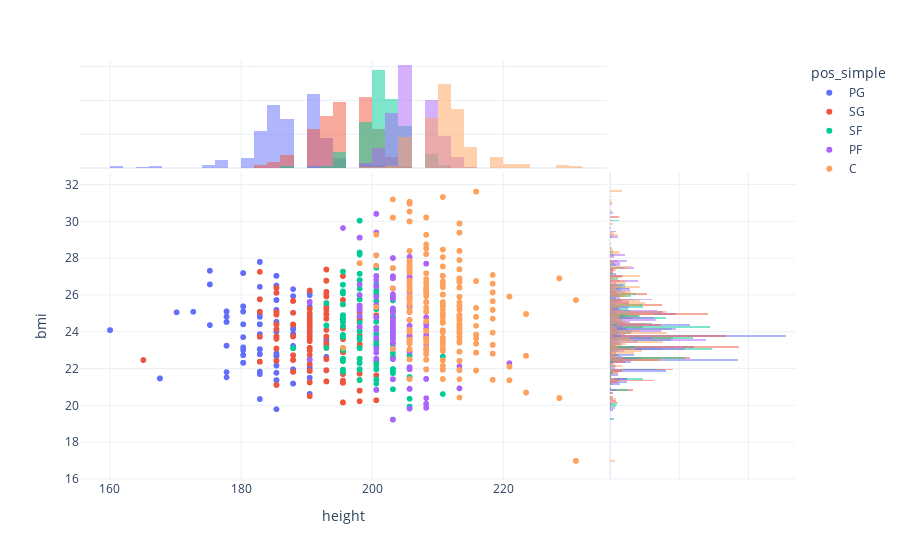

Write notebook code for a chart like this one.
### Markdown cell above
## Scatter plot

The `nba_scatter` functions produce a scatter plot using two columns of 
the data frame.

### Code cell
nba.nba_scatter(nba.df_nba, "height", "bmi")

### Figure 1 — Plotly figure (JSON) as saved in the notebook; plotly's stock layout.template omitted (floating-point values rounded to 4 significant figures; data arrays with more than 128 entries replaced by an {"elided": "..."} marker saying what was removed)
{"data": [{"hovertemplate": "pos_simple=PG<br>height=%{x}<br>bmi=%{y}<extra></extra>", "legendgroup": "PG", "marker": {"color": "#636efa", "symbol": "circle"}, "mode": "markers", "name": "PG", "showlegend": true, "type": "scattergl", "x": {"elided": "1765 float values"}, "xaxis": "x", "y": {"elided": "1765 float values"}, "yaxis": "y"}, {"alignmentgroup": "True", "bingroup": "x", "hovertemplate": "pos_simple=PG<br>height=%{x}<br>count=%{y}<extra></extra>", "legendgroup": "PG", "marker": {"color": "#636efa"}, "name": "PG", "offsetgroup": "PG", "opacity": 0.5, "showlegend": false, "type": "histogram", "x": {"elided": "1765 float values"}, "xaxis": "x3", "yaxis": "y3"}, {"alignmentgroup": "True", "bingroup": "y", "hovertemplate": "pos_simple=PG<br>bmi=%{y}<br>count=%{x}<extra></extra>", "legendgroup": "PG", "marker": {"color": "#636efa"}, "name": "PG", "offsetgroup": "PG", "opacity": 0.5, "showlegend": false, "type": "histogram", "xaxis": "x2", "y": {"elided": "1765 float values"}, "yaxis": "y2"}, {"hovertemplate": "pos_simple=SG<br>height=%{x}<br>bmi=%{y}<extra></extra>", "legendgroup": "SG", "marker": {"color": "#EF553B", "symbol": "circle"}, "mode": "markers", "name": "SG", "showlegend": true, "type": "scattergl", "x": {"elided": "1785 float values"}, "xaxis": "x", "y": {"elided": "1785 float values"}, "yaxis": "y"}, {"alignmentgroup": "True", "bingroup": "x", "hovertemplate": "pos_simple=SG<br>height=%{x}<br>count=%{y}<extra></extra>", "legendgroup": "SG", "marker": {"color": "#EF553B"}, "name": "SG", "offsetgroup": "SG", "opacity": 0.5, "showlegend": false, "type": "histogram", "x": {"elided": "1785 float values"}, "xaxis": "x3", "yaxis": "y3"}, {"alignmentgroup": "True", "bingroup": "y", "hovertemplate": "pos_simple=SG<br>bmi=%{y}<br>count=%{x}<extra></extra>", "legendgroup": "SG", "marker": {"color": "#EF553B"}, "name": "SG", "offsetgroup": "SG", "opacity": 0.5, "showlegend": false, "type": "histogram", "xaxis": "x2", "y": {"elided": "1785 float values"}, "yaxis": "y2"}, {"hovertemplate": "pos_simple=SF<br>height=%{x}<br>bmi=%{y}<extra></extra>", "legendgroup": "SF", "marker": {"color": "#00cc96", "symbol": "circle"}, "mode": "markers", "name": "SF", "showlegend": true, "type": "scattergl", "x": {"elided": "1740 float values"}, "xaxis": "x", "y": {"elided": "1740 float values"}, "yaxis": "y"}, {"alignmentgroup": "True", "bingroup": "x", "hovertemplate": "pos_simple=SF<br>height=%{x}<br>count=%{y}<extra></extra>", "legendgroup": "SF", "marker": {"color": "#00cc96"}, "name": "SF", "offsetgroup": "SF", "opacity": 0.5, "showlegend": false, "type": "histogram", "x": {"elided": "1740 float values"}, "xaxis": "x3", "yaxis": "y3"}, {"alignmentgroup": "True", "bingroup": "y", "hovertemplate": "pos_simple=SF<br>bmi=%{y}<br>count=%{x}<extra></extra>", "legendgroup": "SF", "marker": {"color": "#00cc96"}, "name": "SF", "offsetgroup": "SF", "opacity": 0.5, "showlegend": false, "type": "histogram", "xaxis": "x2", "y": {"elided": "1740 float values"}, "yaxis": "y2"}, {"hovertemplate": "pos_simple=PF<br>height=%{x}<br>bmi=%{y}<extra></extra>", "legendgroup": "PF", "marker": {"color": "#ab63fa", "symbol": "circle"}, "mode": "markers", "name": "PF", "showlegend": true, "type": "scattergl", "x": {"elided": "1760 float values"}, "xaxis": "x", "y": {"elided": "1760 float values"}, "yaxis": "y"}, {"alignmentgroup": "True", "bingroup": "x", "hovertemplate": "pos_simple=PF<br>height=%{x}<br>count=%{y}<extra></extra>", "legendgroup": "PF", "marker": {"color": "#ab63fa"}, "name": "PF", "offsetgroup": "PF", "opacity": 0.5, "showlegend": false, "type": "histogram", "x": {"elided": "1760 float values"}, "xaxis": "x3", "yaxis": "y3"}, {"alignmentgroup": "True", "bingroup": "y", "hovertemplate": "pos_simple=PF<br>bmi=%{y}<br>count=%{x}<extra></extra>", "legendgroup": "PF", "marker": {"color": "#ab63fa"}, "name": "PF", "offsetgroup": "PF", "opacity": 0.5, "showlegend": false, "type": "histogram", "xaxis": "x2", "y": {"elided": "1760 float values"}, "yaxis": "y2"}, {"hovertemplate": "pos_simple=C<br>height=%{x}<br>bmi=%{y}<extra></extra>", "legendgroup": "C", "marker": {"color": "#FFA15A", "symbol": "circle"}, "mode": "markers", "name": "C", "showlegend": true, "type": "scattergl", "x": {"elided": "1625 float values"}, "xaxis": "x", "y": {"elided": "1625 float values"}, "yaxis": "y"}, {"alignmentgroup": "True", "bingroup": "x", "hovertemplate": "pos_simple=C<br>height=%{x}<br>count=%{y}<extra></extra>", "legendgroup": "C", "marker": {"color": "#FFA15A"}, "name": "C", "offsetgroup": "C", "opacity": 0.5, "showlegend": false, "type": "histogram", "x": {"elided": "1625 float values"}, "xaxis": "x3", "yaxis": "y3"}, {"alignmentgroup": "True", "bingroup": "y", "hovertemplate": "pos_simple=C<br>bmi=%{y}<br>count=%{x}<extra></extra>", "legendgroup": "C", "marker": {"color": "#FFA15A"}, "name": "C", "offsetgroup": "C", "opacity": 0.5, "showlegend": false, "type": "histogram", "xaxis": "x2", "y": {"elided": "1625 float values"}, "yaxis": "y2"}], "layout": {"barmode": "overlay", "legend": {"title": {"text": "pos_simple"}, "tracegroupgap": 0}, "margin": {"t": 60}, "xaxis": {"anchor": "y", "domain": [0, 0.7363], "title": {"text": "height"}}, "xaxis2": {"anchor": "y2", "domain": [0.7413, 1], "matches": "x2", "showgrid": true, "showline": false, "showticklabels": false, "ticks": ""}, "xaxis3": {"anchor": "y3", "domain": [0, 0.7363], "matches": "x", "showgrid": true, "showticklabels": false}, "xaxis4": {"anchor": "y4", "domain": [0.7413, 1], "matches": "x2", "showgrid": true, "showline": false, "showticklabels": false, "ticks": ""}, "yaxis": {"anchor": "x", "domain": [0, 0.7326], "title": {"text": "bmi"}}, "yaxis2": {"anchor": "x2", "domain": [0, 0.7326], "matches": "y", "showgrid": true, "showticklabels": false}, "yaxis3": {"anchor": "x3", "domain": [0.7426, 1], "matches": "y3", "showgrid": true, "showline": false, "showticklabels": false, "ticks": ""}, "yaxis4": {"anchor": "x4", "domain": [0.7426, 1], "matches": "y3", "showgrid": true, "showline": false, "showticklabels": false, "ticks": ""}}}
